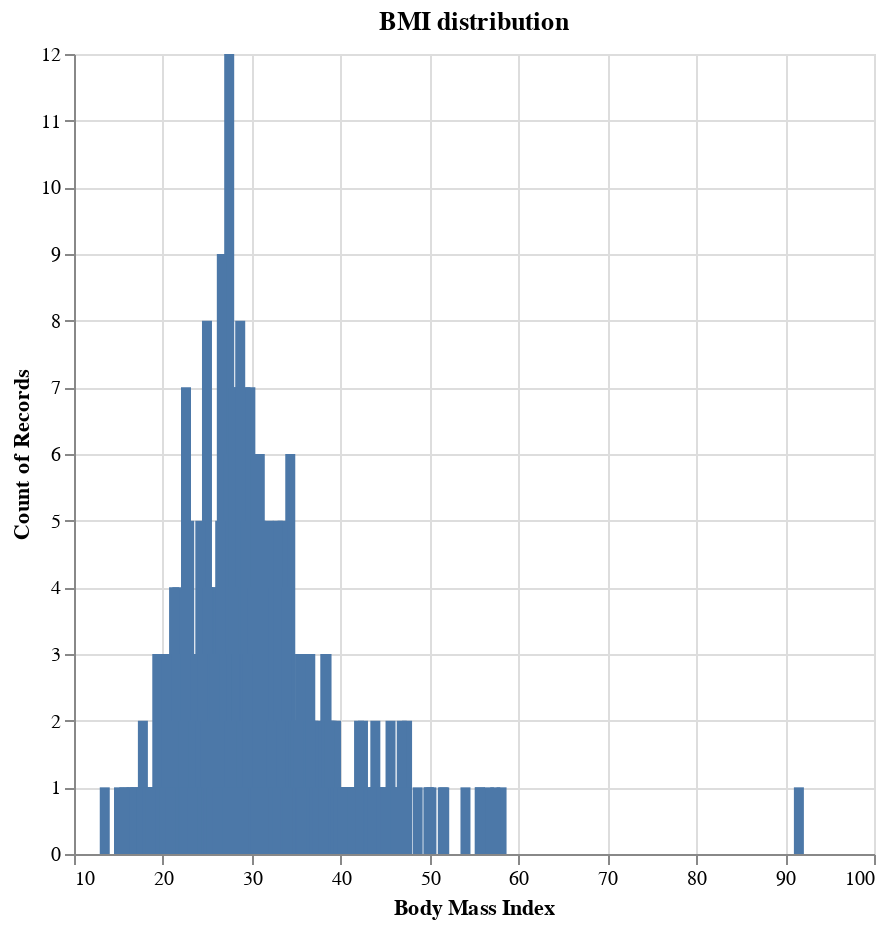

The cell this chart's notebook holds for it:
### Code cell
idaData["_BMIS"] = data["_BMI5"]/100

# display the BMIS distribution
alt.Chart(idaData).mark_bar().encode(
    alt.X("_BMIS", title="Body Mass Index"),
    y='count()',
     tooltip=[alt.Tooltip(field='_BMIS', type='nominal', title='BMI'), 'count()']
).properties(
    width=400,
    height=400,
    title='BMI distribution'
)

### Figure 1 — Vega specification as saved in the notebook (floating-point values rounded to 4 significant figures; data arrays with more than 128 entries replaced by an {"elided": "..."} marker saying what was removed)
{"$schema": "https://vega.github.io/schema/vega/v5.json", "data": [{"name": "source_0", "values": {"elided": "540 records"}}, {"name": "source_0_x_domain__BMIS", "values": [{"min": 13.46, "max": 91.55}]}, {"name": "source_0_y_domain___count", "values": [{"min": 1, "max": 12}]}], "marks": [{"type": "rect", "name": "marks", "from": {"data": "source_0"}, "encode": {"update": {"xc": {"field": "_BMIS", "scale": "x"}, "description": {"signal": "\"Body Mass Index: \" + (format(datum[\"_BMIS\"], \"\")) + \"; Count of Records: \" + (format(datum[\"__count\"], \"\")) + \"; BMI: \" + (isValid(datum[\"_BMIS\"]) ? datum[\"_BMIS\"] : \"\"+datum[\"_BMIS\"])"}, "y2": {"value": 0, "scale": "y"}, "ariaRoleDescription": {"value": "bar"}, "y": {"field": "__count", "scale": "y"}, "fill": {"value": "#4c78a8"}, "width": {"value": 5}, "tooltip": {"signal": "{\"BMI\": isValid(datum[\"_BMIS\"]) ? datum[\"_BMIS\"] : \"\"+datum[\"_BMIS\"], \"Count of Records\": format(datum[\"__count\"], \"\")}"}}}, "style": ["bar"]}], "scales": [{"name": "x", "type": "linear", "domain": [{"signal": "(data(\"source_0_x_domain__BMIS\")[0] || {}).min"}, {"signal": "(data(\"source_0_x_domain__BMIS\")[0] || {}).max"}], "range": [0, {"signal": "width"}], "zero": false, "nice": true, "padding": 5}, {"name": "y", "type": "linear", "domain": [{"signal": "(data(\"source_0_y_domain___count\")[0] || {}).min"}, {"signal": "(data(\"source_0_y_domain___count\")[0] || {}).max"}], "range": [{"signal": "height"}, 0], "nice": true, "zero": true}], "axes": [{"scale": "x", "maxExtent": 0, "grid": true, "labels": false, "minExtent": 0, "ticks": false, "orient": "bottom", "tickCount": {"signal": "ceil(width/40)"}, "gridScale": "y", "domain": false, "zindex": 0, "aria": false}, {"scale": "y", "labels": false, "aria": false, "maxExtent": 0, "orient": "left", "domain": false, "zindex": 0, "grid": true, "gridScale": "x", "tickCount": {"signal": "ceil(height/40)"}, "minExtent": 0, "ticks": false}, {"scale": "x", "title": "Body Mass Index", "labelFlush": true, "tickCount": {"signal": "ceil(width/40)"}, "labelOverlap": true, "zindex": 0, "orient": "bottom", "grid": false}, {"scale": "y", "tickCount": {"signal": "ceil(height/40)"}, "zindex": 0, "title": "Count of Records", "grid": false, "orient": "left", "labelOverlap": true}], "title": {"text": "BMI distribution", "frame": "group"}, "width": 400, "style": "cell", "padding": 5, "background": "white", "height": 400}
